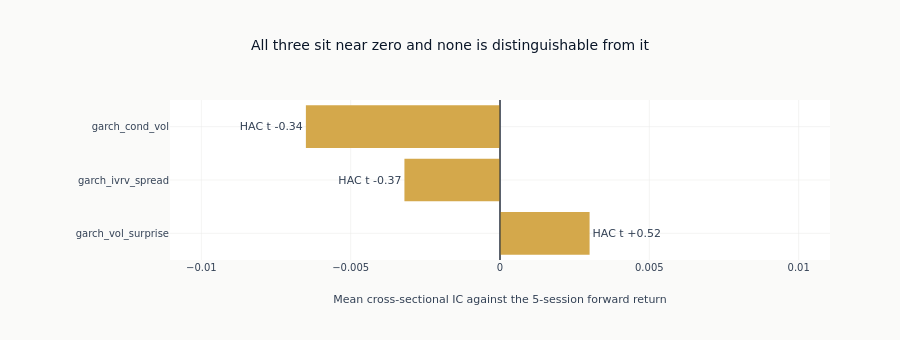

Notebook code for this chart:
### Markdown cell above
### F4. Incremental IC by feature

Each bar is one feature's mean IC with its HAC t-statistic printed past the bar end. A
t-statistic of about two is the conventional threshold for calling a mean distinguishable from
zero at all; the Benjamini-Hochberg correction applied above lowers the bar each individual
feature has to clear, because three tests give three chances to find something by accident. A
bar is drawn in the darker colour where its feature clears that corrected threshold, so a chart
in which every bar is the lighter colour is one in which none of them did.

### Code cell
if ic_table.is_empty():
    print("No IC series survived the cross-section floor, so there is nothing to draw here.")
else:
    bar_colour, faded = ml4t_palette(2, categorical=True)
    ordered = ic_table.sort(pl.col("ic").abs(), descending=True)
    fig = go.Figure()
    fig.add_bar(
        x=ordered["ic"].to_list(),
        y=ordered["feature"].to_list(),
        orientation="h",
        marker_color=[bar_colour if s else faded for s in ordered["survives FDR"].to_list()],
        text=[f"HAC t {t:+.2f}" for t in ordered["hac_t"].to_list()],
        textposition="outside",
        cliponaxis=False,
    )
    fig.add_vline(x=0.0, line_width=1, line_color=ml4t_palette(3)[2])
    _span = max(abs(v) for v in ordered["ic"].to_list()) * 1.7
    fig.update_layout(
        title="All three sit near zero and none is distinguishable from it",
        xaxis_title=(f"Mean cross-sectional IC against the {LABEL_HORIZON}-session forward return"),
        xaxis=dict(range=[-_span, _span]),
        yaxis=dict(autorange="reversed"),
        margin=dict(l=170, r=70),
        height=340,
    )
    fig.show()

### Figure 1 — Plotly figure (JSON) as saved in the notebook; plotly's stock layout.template omitted (floating-point values rounded to 4 significant figures)
{"data": [{"cliponaxis": false, "marker": {"color": ["#D4A84B", "#D4A84B", "#D4A84B"]}, "orientation": "h", "text": ["HAC t -0.34", "HAC t -0.37", "HAC t +0.52"], "textposition": "outside", "type": "bar", "x": [-0.0065, -0.0032, 0.003], "y": ["garch_cond_vol", "garch_ivrv_spread", "garch_vol_surprise"]}], "layout": {"height": 340, "margin": {"l": 170, "r": 70}, "shapes": [{"line": {"color": "#152238", "width": 1}, "type": "line", "x0": 0.0, "x1": 0.0, "xref": "x", "y0": 0, "y1": 1, "yref": "y domain"}], "title": {"text": "All three sit near zero and none is distinguishable from it"}, "xaxis": {"range": [-0.01105, 0.01105], "title": {"text": "Mean cross-sectional IC against the 5-session forward return"}}, "yaxis": {"autorange": "reversed"}}}
